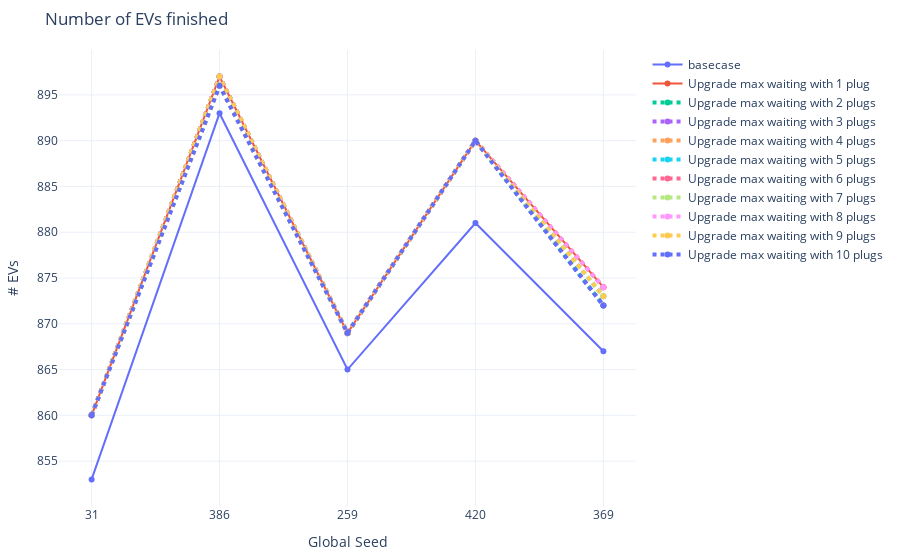

The cell this chart's notebook holds for it:
### Code cell
# EVs finished
fig = go.Figure()
fig.add_trace(go.Scatter(x=seeds, y=count_stats[(671 <= count_stats['analysis_id']) & (count_stats['analysis_id']<= 675)].sort_values('analysis_id')['fin_count'],
                    mode='lines+markers',
                    name='basecase'))
fig.add_trace(go.Scatter(x=seeds, y=count_stats[(676 <= count_stats['analysis_id']) & (count_stats['analysis_id']<= 680)].sort_values('analysis_id')['fin_count'],
                    mode='lines+markers',
                    name='Upgrade max waiting with 1 plug'))
fig.add_trace(go.Scatter(x=seeds, y=count_stats[(681 <= count_stats['analysis_id']) & (count_stats['analysis_id']<= 685)].sort_values('analysis_id')['fin_count'],
                    mode='lines+markers',
                    name='Upgrade max waiting with 2 plugs', line=dict(width=4, dash='dot')))
fig.add_trace(go.Scatter(x=seeds, y=count_stats[(686 <= count_stats['analysis_id']) & (count_stats['analysis_id']<= 690)].sort_values('analysis_id')['fin_count'],
                    mode='lines+markers',
                    name='Upgrade max waiting with 3 plugs', line=dict(width=4, dash='dot')))
fig.add_trace(go.Scatter(x=seeds, y=count_stats[(691 <= count_stats['analysis_id']) & (count_stats['analysis_id']<= 695)].sort_values('analysis_id')['fin_count'],
                    mode='lines+markers',
                    name='Upgrade max waiting with 4 plugs', line=dict(width=4, dash='dot')))
fig.add_trace(go.Scatter(x=seeds, y=count_stats[(696 <= count_stats['analysis_id']) & (count_stats['analysis_id']<= 700)].sort_values('analysis_id')['fin_count'],
                    mode='lines+markers',
                    name='Upgrade max waiting with 5 plugs', line=dict(width=4, dash='dot')))
fig.add_trace(go.Scatter(x=seeds, y=count_stats[(701 <= count_stats['analysis_id']) & (count_stats['analysis_id']<= 705)].sort_values('analysis_id')['fin_count'],
                    mode='lines+markers',
                    name='Upgrade max waiting with 6 plugs', line=dict(width=4, dash='dot')))
fig.add_trace(go.Scatter(x=seeds, y=count_stats[(706 <= count_stats['analysis_id']) & (count_stats['analysis_id']<= 710)].sort_values('analysis_id')['fin_count'],
                    mode='lines+markers',
                    name='Upgrade max waiting with 7 plugs', line=dict(width=4, dash='dot')))
fig.add_trace(go.Scatter(x=seeds, y=count_stats[(711 <= count_stats['analysis_id']) & (count_stats['analysis_id']<= 715)].sort_values('analysis_id')['fin_count'],
                    mode='lines+markers',
                    name='Upgrade max waiting with 8 plugs', line=dict(width=4, dash='dot')))
fig.add_trace(go.Scatter(x=seeds, y=count_stats[(716 <= count_stats['analysis_id']) & (count_stats['analysis_id']<= 720)].sort_values('analysis_id')['fin_count'],
                    mode='lines+markers',
                    name='Upgrade max waiting with 9 plugs', line=dict(width=4, dash='dot')))
fig.add_trace(go.Scatter(x=seeds, y=count_stats[(721 <= count_stats['analysis_id']) & (count_stats['analysis_id']<= 725)].sort_values('analysis_id')['fin_count'],
                    mode='lines+markers',
                    name='Upgrade max waiting with 10 plugs', line=dict(width=4, dash='dot')))
fig.update_xaxes(type='category')
fig.update_layout(margin=dict(l=20, r=20, t=50, b=20), uniformtext_minsize=8, uniformtext_mode='hide', template='plotly_white', title_text = 'Number of EVs finished',
        showlegend = True, yaxis_title="# EVs", 
                  xaxis_title="Global Seed", )
fig.show()

### Figure 1 — Plotly figure (JSON) as saved in the notebook; plotly's stock layout.template omitted (floating-point values rounded to 4 significant figures)
{"data": [{"mode": "lines+markers", "name": "basecase", "type": "scatter", "x": ["31", "386", "259", "420", "369"], "y": [853, 893, 865, 881, 867]}, {"mode": "lines+markers", "name": "Upgrade max waiting with 1 plug", "type": "scatter", "x": ["31", "386", "259", "420", "369"], "y": [860, 897, 869, 890, 874]}, {"line": {"dash": "dot", "width": 4}, "mode": "lines+markers", "name": "Upgrade max waiting with 2 plugs", "type": "scatter", "x": ["31", "386", "259", "420", "369"], "y": [860, 897, 869, 890, 872]}, {"line": {"dash": "dot", "width": 4}, "mode": "lines+markers", "name": "Upgrade max waiting with 3 plugs", "type": "scatter", "x": ["31", "386", "259", "420", "369"], "y": [860, 896, 869, 890, 872]}, {"line": {"dash": "dot", "width": 4}, "mode": "lines+markers", "name": "Upgrade max waiting with 4 plugs", "type": "scatter", "x": ["31", "386", "259", "420", "369"], "y": [860, 897, 869, 890, 874]}, {"line": {"dash": "dot", "width": 4}, "mode": "lines+markers", "name": "Upgrade max waiting with 5 plugs", "type": "scatter", "x": ["31", "386", "259", "420", "369"], "y": [860, 897, 869, 890, 873]}, {"line": {"dash": "dot", "width": 4}, "mode": "lines+markers", "name": "Upgrade max waiting with 6 plugs", "type": "scatter", "x": ["31", "386", "259", "420", "369"], "y": [860, 897, 869, 890, 874]}, {"line": {"dash": "dot", "width": 4}, "mode": "lines+markers", "name": "Upgrade max waiting with 7 plugs", "type": "scatter", "x": ["31", "386", "259", "420", "369"], "y": [860, 896, 869, 890, 873]}, {"line": {"dash": "dot", "width": 4}, "mode": "lines+markers", "name": "Upgrade max waiting with 8 plugs", "type": "scatter", "x": ["31", "386", "259", "420", "369"], "y": [860, 897, 869, 890, 874]}, {"line": {"dash": "dot", "width": 4}, "mode": "lines+markers", "name": "Upgrade max waiting with 9 plugs", "type": "scatter", "x": ["31", "386", "259", "420", "369"], "y": [860, 897, 869, 890, 873]}, {"line": {"dash": "dot", "width": 4}, "mode": "lines+markers", "name": "Upgrade max waiting with 10 plugs", "type": "scatter", "x": ["31", "386", "259", "420", "369"], "y": [860, 896, 869, 890, 872]}], "layout": {"autosize": true, "margin": {"b": 20, "l": 20, "r": 20, "t": 50}, "showlegend": true, "title": {"text": "Number of EVs finished"}, "uniformtext": {"minsize": 8, "mode": "hide"}, "xaxis": {"autorange": true, "range": [-0.2466, 4.247], "title": {"text": "Global Seed"}, "type": "category"}, "yaxis": {"autorange": true, "range": [850.0, 900.0], "title": {"text": "# EVs"}, "type": "linear"}}}
